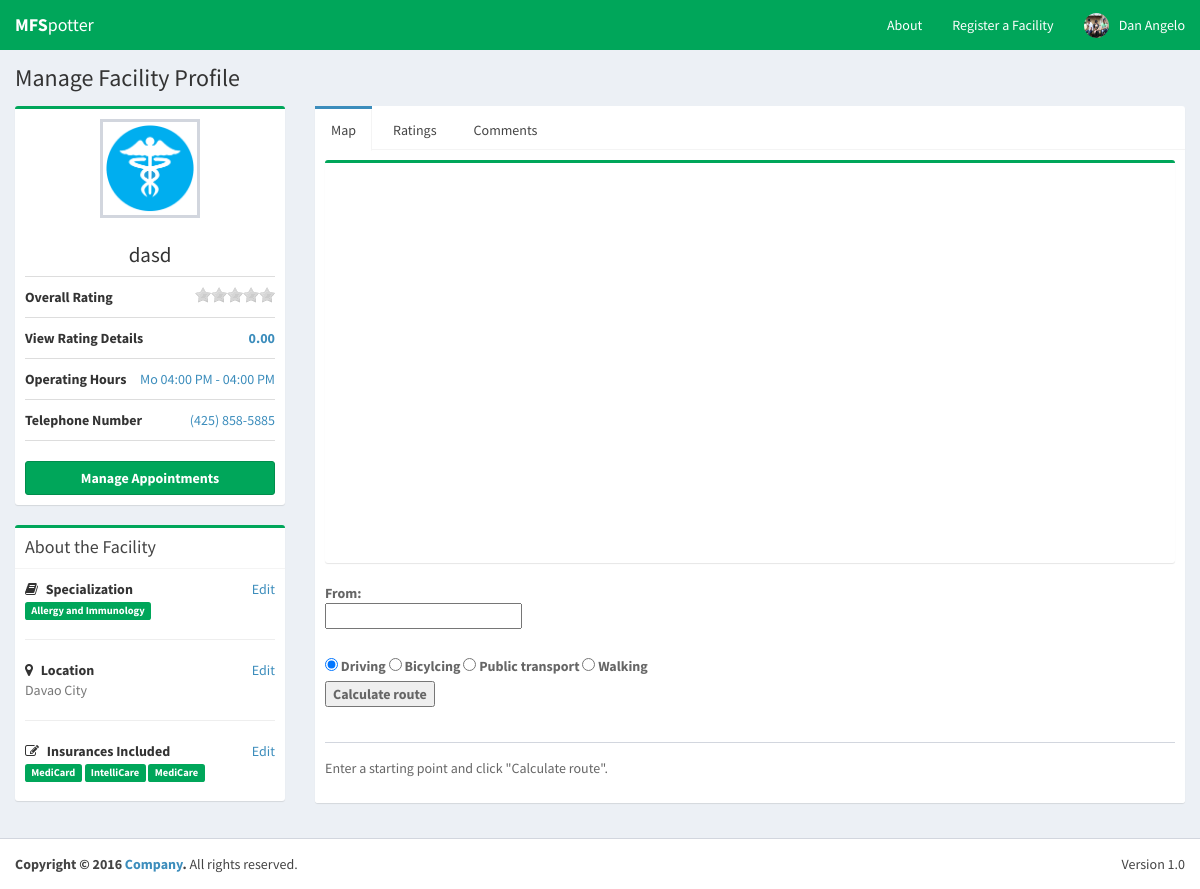
Page /staff_facilityProfile.php?id=43 (signed in) on the committed database.
### tables this page shows
CREATE TABLE IF NOT EXISTS `facility` (
  `facilityID` int(4) NOT NULL AUTO_INCREMENT,
  `facilityName` varchar(50) NOT NULL,
  `telephoneNumber` text NOT NULL,
  `longhitude` double DEFAULT NULL,
  `latitude` double DEFAULT NULL,
  `address` varchar(40) NOT NULL,
  `facilityPicture` varchar(30) NOT NULL,
  PRIMARY KEY (`facilityID`)
);

CREATE TABLE IF NOT EXISTS `operatingperiod` (
  `operatingperiodID` int(5) NOT NULL AUTO_INCREMENT,
  `facilityID` int(4) NOT NULL,
  `dayofweek` int(1) NOT NULL,
  `timeOpened` time NOT NULL,
  `timeClosed` time NOT NULL,
  PRIMARY KEY (`operatingperiodID`)
);

### config.php (called while the page is built, shortened)
<?php
$dbname="mfspotter";
?>

### staff_facilityProfile.php (the view, shortened to what this page needs)
<?php
  $facility_id = $_GET["id"];
  include('config.php');
  $operating_period = array();
  $special = array();
  $insurance_name = array();
  $query = "SELECT * FROM `facility` WHERE facilityID = " . $facility_id . " ";
  $result = mysqli_query($connect, $query);
  if(mysqli_num_rows($result) > 0)
  {
    while($row = mysqli_fetch_array($result))
    {
      $facility_name = $row['facilityName'];
      $facility_tel = $row['telephoneNumber'];
      $facility_address = $row['address'];
      $facility_picture = $row['facilityPicture'];
    }
  }
  $query4 = "SELECT specialization FROM specialization sp, hasspecialization hs, facility f WHERE f.facilityID = hs.facilityID AND sp.specializationID = hs.specializationID AND f.facilityID = " . $facility_id . " ";
  $result4 = mysqli_query($connect, $query4);
  if(mysqli_num_rows($result4) > 0)
  {
    while($row4 = mysqli_fetch_array($result4))
    {
      $special[] = $row4['specialization'];
    }
  }
  $query2 = "SELECT dayofweek, DATE_FORMAT(timeOpened, '%h:%i %p') AS Opening_Time, DATE_FORMAT(timeClosed, '%h:%i %p') AS Closing_Time FROM `operatingperiod` WHERE facilityID = " . $facility_id . " ";
  $result2 = mysqli_query($connect, $query2);
  if(mysqli_num_rows($result2) > 0)
  {
    while($row2 = mysqli_fetch_array($result2))
    {
      $operating_period[] = array($row2['dayofweek'],$row2['Opening_Time'], $row2['Closing_Time']);
    }
  }
  $query3 = "SELECT * FROM insurances WHERE insurancesID IN ( SELECT insurancesID FROM insurancescovered WHERE facilityID = " . $facility_id . " )";
  $result3 = mysqli_query($connect, $query3);
  if(mysqli_num_rows($result3) > 0)
  {
    while($row3 = mysqli_fetch_array($result3))
    {
      $insurance_name[] = $row3['insuranceName'];
    }
  }
function getOverallVotePerID($id){
  include('config.php');
  $query = "SELECT AVG(rating) as overall, (SELECT AVG(rating) as last FROM rating WHERE dateRated <= DATE_SUB(NOW(),INTERVAL 1 YEAR) AND rating.facilityID = ".$id.")/2 as oneYearBefore
  FROM rating, facility
  WHERE rating.facilityID = facility.facilityID AND facility.facilityID = ".$id."
            AND dateRated >= DATE_SUB(NOW(),INTERVAL 1 YEAR)
            GROUP BY facility.facilityID";
  $result = mysqli_query($connect, $query);
  if(mysqli_num_rows($result) > 0)
  {
    while($row = mysqli_fetch_array($result))
    {
      if($row['oneYearBefore'] == null)
      {
        return number_format($row['overall'],2);
      }
      else
      {
        return number_format(($row['overall'] + $row['oneYearBefore'])/2 ,2);
      }
    }
  }
  else
  {
    return 0;
  }
}
?>
<!DOCTYPE html>
<html>
<head>
  <link rel="stylesheet" href="bootstrap/css/bootstrap.min.css">
  <link rel="stylesheet" href="https://cdnjs.cloudflare.com/ajax/libs/font-awesome/4.5.0/css/font-awesome.min.css">
  <link rel="stylesheet" href="https://cdnjs.cloudflare.com/ajax/libs/ionicons/2.0.1/css/ionicons.min.css">
  <link rel="stylesheet" href="plugins/select2/select2.min.css">
  <link rel="stylesheet" href="dist/css/AdminLTE.min.css">
  <link rel="stylesheet" href="plugins/select2/select2.min.css">
  <link rel="stylesheet" href="dist/css/skins/_all-skins.min.css">
  <link rel="stylesheet" href="plugins/rateit-scripts/rateit.css">
  <link rel="stylesheet" href="http://maxcdn.bootstrapcdn.com/font-awesome/latest/css/font-awesome.min.css">
  <link rel="stylesheet" href="dist/themes/fontawesome-stars.css">
  <link rel="stylesheet" href="dist/themes/fontawesome-stars-o.css">
</head>
<body class="hold-transition skin-green layout-top-nav" onload="load()">
<div class="wrapper">
   <header class="main-header">
    <nav class="navbar navbar-static-top">
      <div class="navbar-header">
        <a href="../mfspotter/Landing.php" class="navbar-brand"><b>MFS</b>potter</a>
      </div>
        <div class="navbar-custom-menu">
          <ul class="nav navbar-nav">
            <li><a href="#">About</a></li>
          <?php
            include("config.php");
            include("header.php");
          ?>
          </li>
        </ul>
      </div>
    </nav>
  </header>
  <div class="content-wrapper">
      <section class="content-header">
        <h1>
          Manage Facility Profile
        </h1>
      </section>
      <section class="content">
        <div class="row">
        <div class="col-md-3">
          <div class="box box-primary box-success">
            <div class="box-body box-profile">
              <img class="profile-user-img img-responsive" src="/mfspotter/dist/img/facilitypic/<?php echo $facility_picture ?>.jpg" alt="User profile picture">
              <h3 class="profile-username text-center"><?php echo $facility_name ?></h3>
              <ul class="list-group list-group-unbordered">
                <li class="list-group-item">
                  <b>Overall Rating</b>
                      <a class="pull-right">
                        <div class="rateit" data-rateit-value="<?php echo getOverallVotePerID($facility_id)?>"  data-rateit-ispreset="true" data-rateit-readonly="true">
                        </div>
                      </a>
                </li>
                <li class="list-group-item">
                  <b>View Rating Details</b>
                      <a class="pull-right">
                       <b><a data-toggle="modal" href="#ratingDetailsModal" class="pull-right"><?php echo number_format(getOverallVotePerID($facility_id),2)?></a></b>
                      </a>
                </li>
                <li class="list-group-item">
                  <b>Operating Hours</b> <a class="pull-right">
                  <?php
                    for($row = 0; $row < count($operating_period); $row++)
                    {
                      if($operating_period[$row][0] == 0)
                      {
                        $operating_period[$row][0] = "Su";
                      }
                      else if($operating_period[$row][0] == 1)
                      {
                        $operating_period[$row][0] = "Mo";
                      }
                      echo ''. $operating_period[$row][0] . ' '. $operating_period[$row][1] .' - '. $operating_period[$row][2] ;
                      echo '<br/>';
                    }
                  ?>
                  </a>
                </li>
                <li class="list-group-item">
                  <b>Telephone Number</b> <a class="pull-right"><?php echo $facility_tel ?></a>
                </li>
              </ul>
               <a href="appointment.php?id=<?php echo $facility_id ?>" class="btn btn-success btn-block"><b>Manage Appointments</b></a>
            </div>
          </div>
          <div class="box box-primary box-success">
            <div class="box-header with-border">
              <h3 class="box-title">About the Facility</h3>
            </div>
            <div class="box-body">
              <strong><i class="fa fa-book margin-r-5"></i> Specialization</strong>
              <div class="pull-right hidden-xs">
                <a href="#" data-toggle="modal" data-target="#editSpecializationModal">Edit</a>
              </div>
              <p class="text-muted">
                <?php
                  foreach($special as $sp)
                  {
                    echo '<span class="label label-success">'. $sp .'</span> ';
                  }
                ?>
              </p>
              <hr>
              <strong><i class="fa fa-map-marker margin-r-5"></i> Location</strong>
              <div class="pull-right hidden-xs">
                <a href="#" data-toggle="modal" data-target="#editLocationModal">Edit</a>
              </div>
              <p class="text-muted"><?php echo $facility_address ?></p>
              <hr>
              <strong><i class="fa fa-edit margin-r-5"></i> Insurances Included</strong>
              <div class="pull-right hidden-xs">
                <a href="#" data-toggle="modal" data-target="#editInsurancesModal">Edit</a>
              </div>
              <p>
                <?php
                  foreach($insurance_name as $i)
                  {
                    echo '<span class="label label-success">'. $i .'</span> ';
                  }
                ?>
              </p>
            </div>
          </div>
        </div>
        <div class="col-md-9">
          <div class="nav-tabs-custom">
            <ul class="nav nav-tabs">
              <li class="active"><a href="#ltab_1" data-toggle="tab">Map</a></li>
              <li><a href="#ltab_2" data-toggle="tab">Ratings</a></li>
              <li><a href="#ltab_3" data-toggle="tab">Comments</a></li>
            </ul>
            <div class="tab-content">
              <div class="tab-pane active" id="ltab_1">
                <div class="box box-primary box-success">
                  <div id="viewfaci_map" style="position: relative; width:100%; height:400px"></div>
                </div>
                <div class="post">
                  <div class="user-block">
                      <label>
                        From: <br />
                        <input type="text" id="routeStart">
                              <br><a href="#" class="autoLink" style="display: none;">Use current location: <span>not found</span></a>
                      </label>
                        <br>
                        <label>
                        <br>
                      <label><input type="radio" name="travelMode" value="DRIVING" checked /> Driving</label>
                      <label><input type="radio" name="travelMode" value="BICYCLING" /> Bicylcing</label>
                      <label><input type="radio" name="travelMode" value="TRANSIT" /> Public transport</label>
                      <label><input type="radio" name="travelMode" value="WALKING" /> Walking</label>
                      <br><input type="submit" value="Calculate route" onclick="calcRoute();return false">
                  </div>
                </div>
                <div class="post">
                  <div class="user-block">
                    <div id="directionsPanel">
                      Enter a starting point and click "Calculate route".
                    </div>
                  </div>
                </div>
              </div>
              </div>
            </div>
          </div>
        </div>
        </div>
  </div>
  <footer class="main-footer">
    <div class="pull-right hidden-xs">
      Version 1.0
    </div>
    <strong>Copyright &copy; 2016 <a href="#">Company</a>.</strong> All rights reserved.
  </footer>
</body>
</html>

### rows in the picture
facility: facilityPicture (placeholder picture), facilityName "dasd", telephoneNumber "(425) 858-5885", address "Davao City"
operatingperiod: row "Mo", row "04:00 PM"

### other values in the picture
$_SESSION["firstname"] "Dan Angelo"
getOverallVotePerID($facility_id) "0.00"
$sp "Allergy and Immunology"
$i "MediCard"
$i "IntelliCare"
$i "MediCare"
